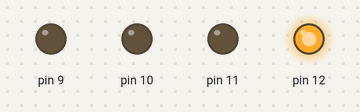
This sketch was run on a simulated Arduino Uno, built with avr-gcc and run on an emulated ATmega328P. Shown: output pins drawn as LEDs (lit = HIGH).

Above: at 0.2 s.
At 1.7 s:
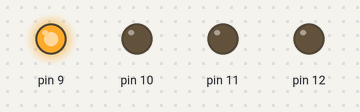
At 2.7 s:
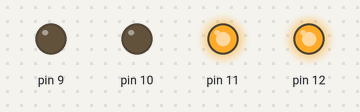
At 3.7 s:
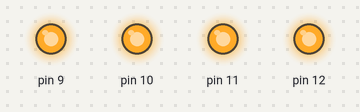
At 5.2 s:
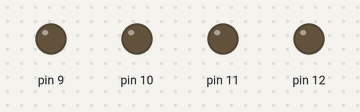
At 7.7 s:
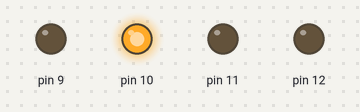
Timing chart, 0 to 8.5 s (numbered marks = the images above):
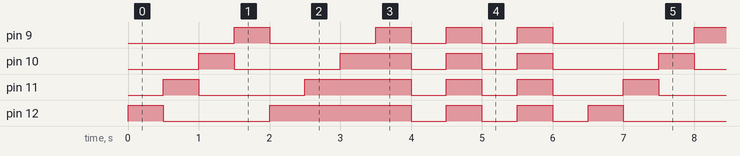

The sketch:

28.8.19.ino
```cpp
void setup()
{
  pinMode(12 , OUTPUT);
  pinMode(11 , OUTPUT);
  pinMode(10 , OUTPUT);
  pinMode( 9 , OUTPUT);
}

void loop()
{
  for(int i=12; i>8; --i) {
    digitalWrite(i,1);
    delay(500);
    digitalWrite(i,0);
  }
  for(int i=12; i>8; --i) {
    digitalWrite(i,1);
    delay(500);
  }
  for(int i=12; i>8; --i) {
    digitalWrite(i,0);
  }
  delay(500);
  for(int i=0; i<2; ++i) {
    for(int i=12; i>8; --i) {
      digitalWrite(i,1);
    }
    delay(500);
    for(int i=12; i>8; --i) {
      digitalWrite(i,0);
    }
    delay(500);
  }
}
```

Measured:
- by itself, pin 9: repeats every 6.5 s: LOW 1.5 s, 2 × (HIGH 0.50 s, LOW 0.50 s), HIGH 0.50 s, LOW 2.0 s, HIGH 0.50 s
- by itself, pin 10: repeats every 6.5 s: LOW 1.5 s, HIGH 1.0 s, 2 × (LOW 0.50 s, HIGH 0.50 s), LOW 1.5 s, HIGH 0.50 s
- by itself, pin 11: repeats every 6.5 s: LOW 1.5 s, HIGH 1.5 s, 2 × (LOW 0.50 s, HIGH 0.50 s), LOW 1.0 s, HIGH 0.50 s
- by itself, pin 12: repeats every 6.5 s: LOW 1.5 s, HIGH 2.0 s, 3 × (LOW 0.50 s, HIGH 0.50 s)
